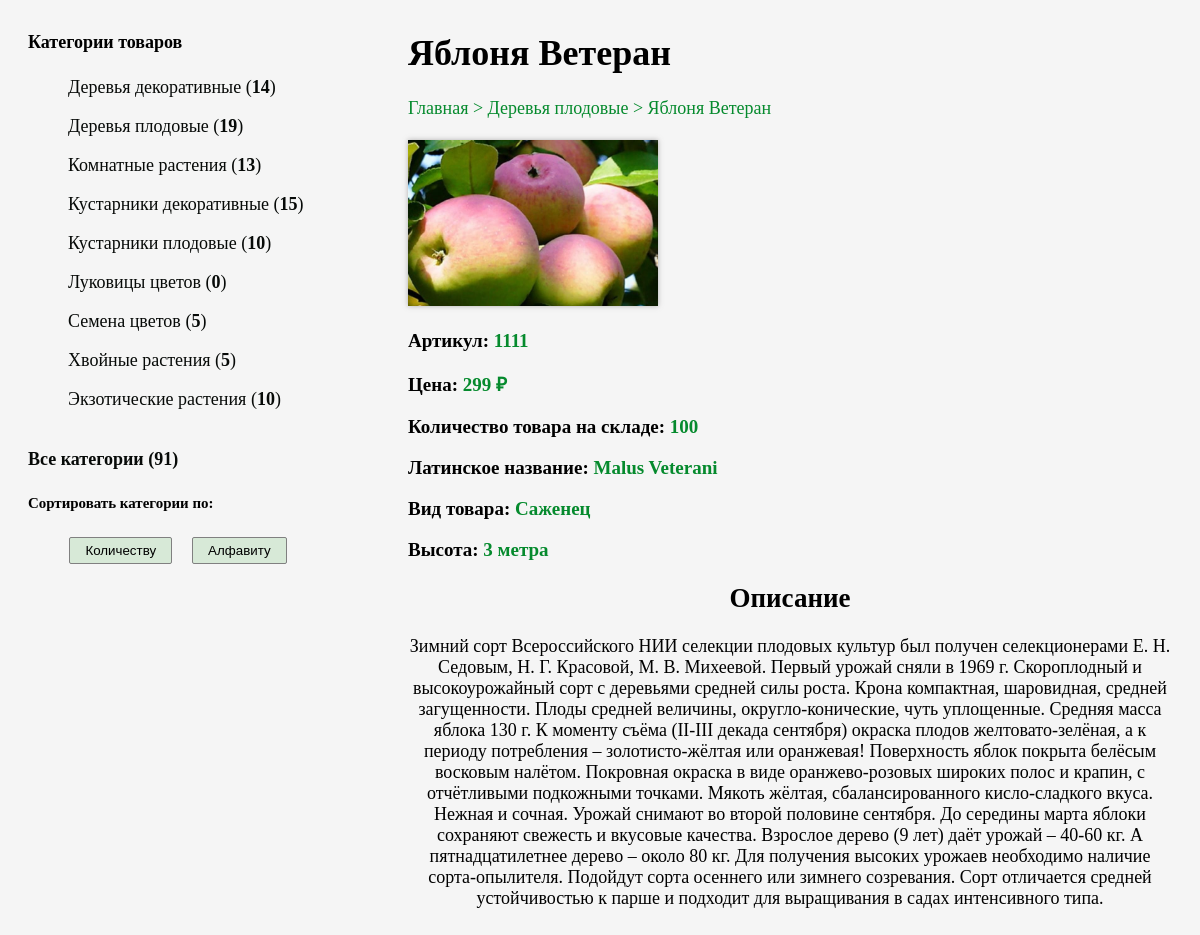
/?product-card=1, run on the app's committed database.
### tables this page shows
CREATE TABLE "plants" (
  "id" integer NOT NULL PRIMARY KEY AUTOINCREMENT,
  "product" text NULL,
  "price" real NULL,
  "category_id" integer NULL,
  "link" text NULL,
  "article" integer NULL,
  "stock_amount" integer NULL,
  "height" text NULL,
  "latin" text NULL,
  "product_kind" text NULL,
  "bloom" text NULL,
  "maturation" text NULL,
  "full_description" text NULL
);

CREATE TABLE "categories" (
  "id" integer NOT NULL,
  "category" text NOT NULL
);

### index.php (the view, shortened to what this page needs)
<!DOCTYPE html>
<html lang="en">
<head>
</head>
<body>
    <div class="container">
    <?php
    $sort = isset($_GET['sort']) ? '&sort='.$_GET['sort'] : '';
    $cat = isset($_GET['category']) ? '&category='.$_GET['category'] : '';
    $card = isset($_GET['product-card']) ? '&product-card='.$_GET['product-card'] : '';
    $pageNum = isset($_GET['page']) ? '&page='.$_GET['page'] : '';
try {
    $db = new SQLite3('shopdb.sqlite');
    $categories = $db->query('SELECT category, count(product) FROM `categories` LEFT JOIN `plants` ON categories.id = plants.category_id GROUP BY category');
    $categoriesCount=[];
    while ($row = $categories->fetchArray(1)) {
        $categoriesCount[]=$row;
    }
    ?>
        <div class="left-menu">
            <h4>Категории товаров</h4>
            <?php $totalAmont=0; ?>
            <?php
            foreach ($categoriesCount as $category) {
                ?>
            <ul>
                <li>
                    <a href="?category=<?=$category['category'].$sort?>"><?=$category['category']?> (<b><?=$category['count(product)']?></b>)</a>
                </li>
            </ul>
            <?php $totalAmont += $category['count(product)'];
            }?>
            <br><a href='/?<?=$sort?>'><b>Все категории (<?=$totalAmont?>)</b></a>
            <h5>Сортировать категории по:</h5>
            <div class="buttons">
                <a href="?sort=amount<?=$cat.$card?>"><button>Количеству</button></a>
                <a href="?sort=abc<?=$cat.$card?>"><button>Алфавиту</button></a>
            </div>
        </div>
        <div class="right-side">
            <?php
            if (isset($_GET['product-card'])) {
                $prod=$_GET['product-card'];
                $productCard = $db->query('SELECT * FROM `categories`  LEFT JOIN `plants`ON plants.category_id = categories.id WHERE plants.id = "'.$prod.'" ');
                $productDescription=[];
                while ($row = $productCard->fetchArray(1)) {
                    $productDescription=$row;
                 }?>
                <h1><?=$productDescription['product']?></h1>
                <div class="product-card">
                    <a class="bread" href="/?<?=$sort?>">Главная</a>
                    <a class="bread" href="/?category=<?=$productDescription['category'].$sort.$pageNum?>"><?=$productDescription['category']?></a>
                    <span><?=$productDescription['product']?></span><br><br>
                    <img width="250" style="box-shadow: 0 0 5px rgba(109, 106, 106, 0.5);" class="img-preview" onclick="changeSizeImage(this)"  src="<?=$productDescription['link']?>" alt="<?=$productDescription['product']?>">
                <div class="description">
                    <p>Артикул: <span><?=$productDescription['article']?></span></p>
                    <p>Цена: <span><?=$productDescription['price']?> &#8381;</span></p>
                    <p>Количество товара на складе: <span><?php echo $productDescription['stock_amount']==NULL ? '<span style="color:red;">Товар закончился!</span>' :  $productDescription['stock_amount']; ?> </span></p>
                    <?php if($productDescription['latin'] != NULL) { ?> <p>Латинское название: <span><?=$productDescription['latin']?></span></p> <?php } else{} ?>
                    <p>Вид товара: <span><?=$productDescription['product_kind']?></span></p>
                    <p>Высота: <span><?=$productDescription['height']?></span></p>
                </div>
                <div class="full-description">
                    <h2>Описание</h2>
                    <p><?=$productDescription['full_description']?></p>
                </div>
            </div>
            <?php
        }
?>
        </div>
<?php
}
catch(PDOException $e) {
    echo "UError #1873: Произошла ошибка в работе с базой данных...";
    exit();
}?>
    </div>
</body>
</html>

### index.php (style rules this page uses)
html, body { background: rgb(245, 245, 245); font-size: 18px; }
ul { list-style-type: none; }
.left-menu { min-width: 300px; }
a { color:rgb(7, 10, 8); text-decoration: none; }
.container { display: flex; gap: 30px; padding: 0 20px; }
.right-side { margin-left: 50px; flex-grow: 1; }
.buttons { display: flex; gap: 20px; flex-wrap: wrap; justify-content: center; }
button { background: rgb(215, 233, 215); border: 1px solid gray; border-radius: 2px; padding: 5px 15px; }
span, .bread { color:rgb(5, 138, 45); }
.bread::after { content: ' >'; }
.description { font-weight: 700; margin-top: 15px; font-size: 19px; }
.full-description { text-align: center; }

### data on the page
plants: product "Яблоня Ветеран", categories.category "Деревья плодовые", link (picture), article "1111", price "299", stock_amount "100", latin "Malus Veterani", product_kind "Саженец", height "3 метра", full_description "Зимний сорт Всероссийского НИИ селекции плодовых культур был получен селекционерами Е. Н. Седовым, Н. Г. Красовой, М. В. Михеевой. Первый урожай сняли в 1969 г. Скороплодный и высокоурожайный сорт с деревьями средней силы роста. Крона компактная, шаровидная, средней загущенности. Плоды средней величины, округло-конические, чуть уплощенные. Средняя масса яблока 130 г. К моменту съёма (II-III декада сентября) окраска плодов желтовато-зелёная, а к периоду потребления – золотисто-жёлтая или оранжевая! Поверхность яблок покрыта белёсым восковым налётом. Покровная окраска в виде оранжево-розовых широких полос и крапин, с отчётливыми подкожными точками. Мякоть жёлтая, сбалансированного…"

### other printed values
$category['category'] "Деревья декоративные"
$category['count(product)'] "14"
$category['category'] "Деревья плодовые"
$category['count(product)'] "19"
$category['category'] "Комнатные растения"
$category['count(product)'] "13"
$category['category'] "Кустарники декоративные"
$category['count(product)'] "15"
$category['category'] "Кустарники плодовые"
$category['count(product)'] "10"
$category['category'] "Луковицы цветов"
$category['count(product)'] "0"
$category['category'] "Семена цветов"
$category['count(product)'] "5"
$category['category'] "Хвойные растения"
